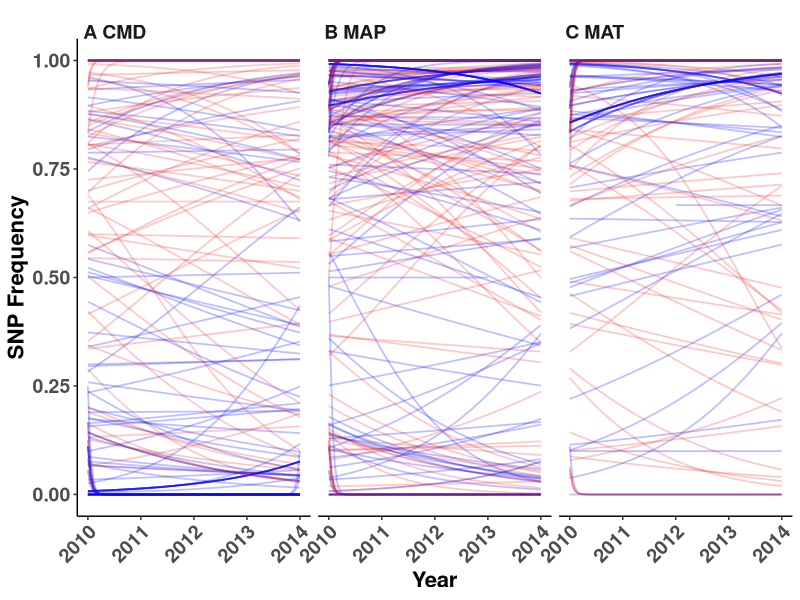
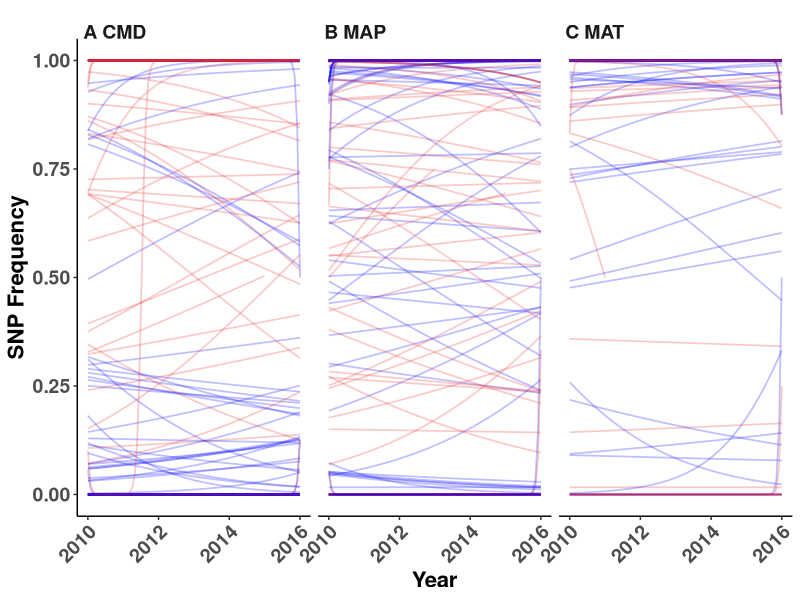
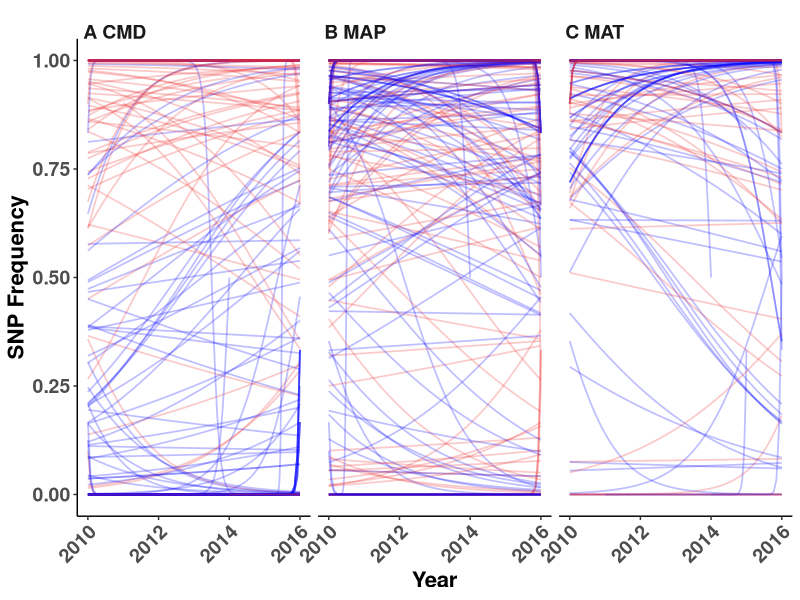
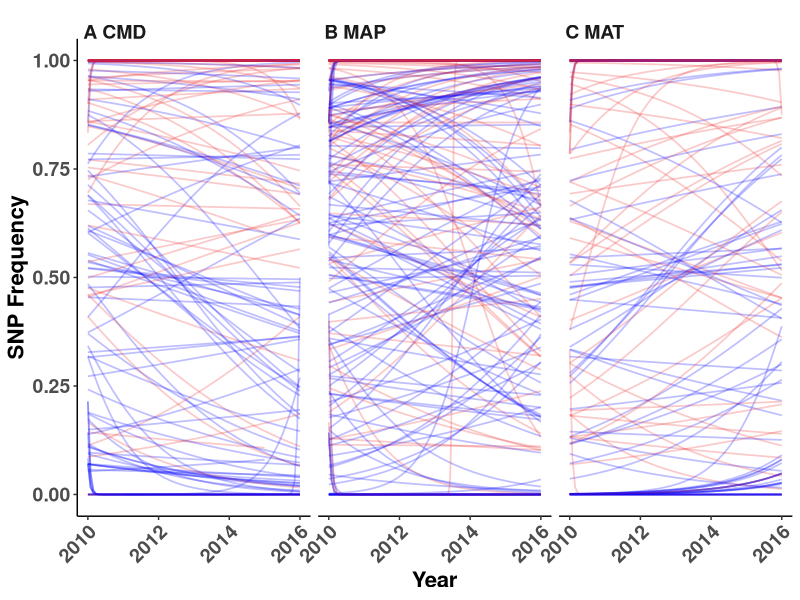
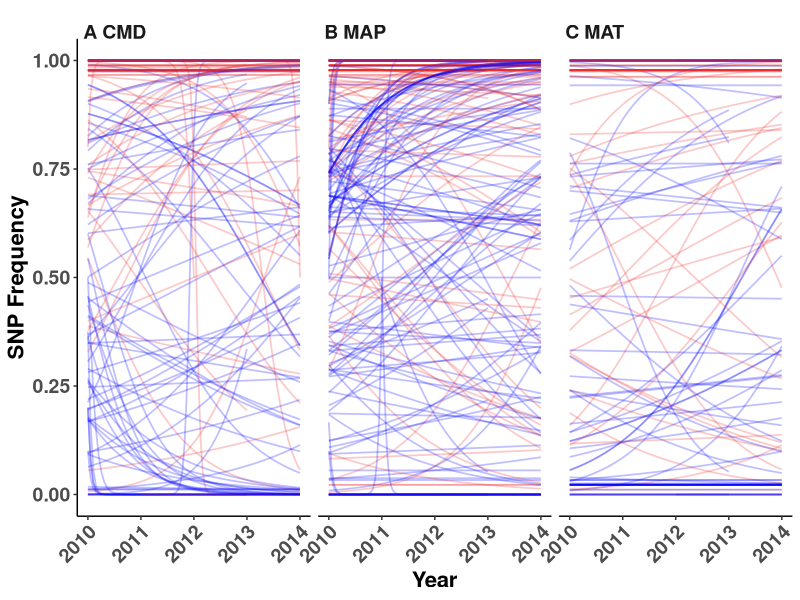
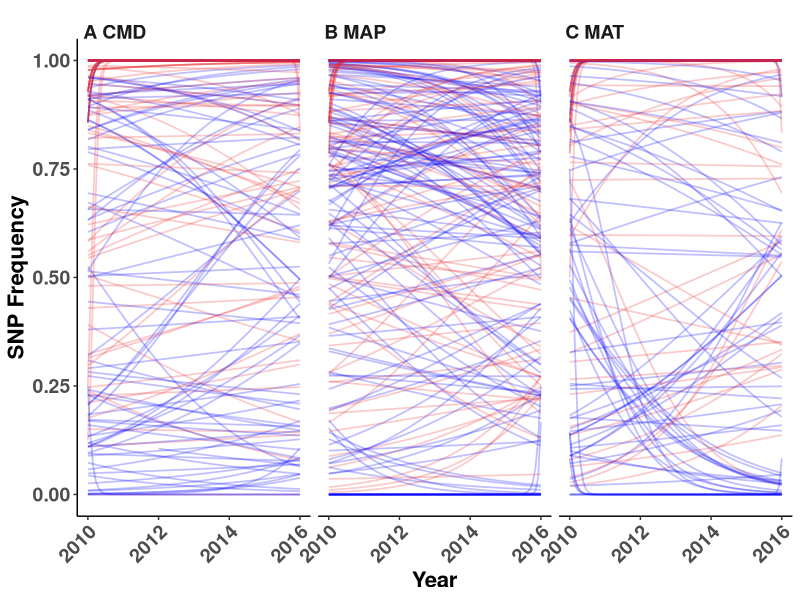
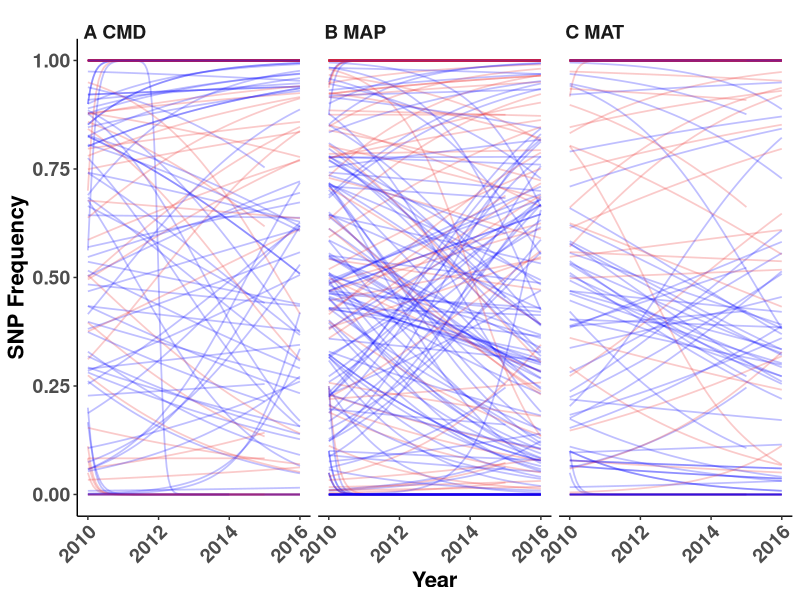
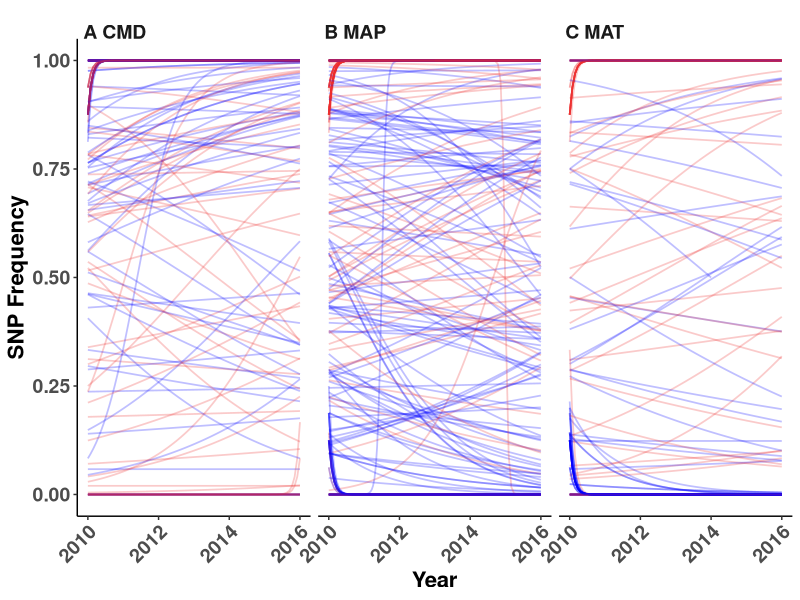

Reproduce these figures in R, in order.
##################################################################################
## Regression plots of BF>20 SNPs for random and observed
## Author Daniel Anstett
## 
## 
## Last Modified May 19, 2021
###################################################################################
#Import libraries
library(tidyverse)

#Import timeseries frequencies
freq_mat <- read_csv("Genomics_scripts/Data/freq_MAT_peakbf5.csv")
freq_map <- read_csv("Genomics_scripts/Data/freq_MAP_peakbf5.csv")
freq_cmd <- read_csv("Genomics_scripts/Data/freq_CMD_peakbf5.csv")

#Gather data frames
freq_mat <- freq_mat %>% gather(SNP_ID,SNP_Freq,3:dim(freq_mat)[2])
freq_map <- freq_map %>% gather(SNP_ID,SNP_Freq,3:dim(freq_map)[2])
freq_cmd <- freq_cmd %>% gather(SNP_ID,SNP_Freq,3:dim(freq_cmd)[2])

#Import gathered rand (seed=1) data frame from 6.3
rand_mat <- read_csv("Genomics_scripts/Data/rand_gathered_mat_peakbf5.csv")
rand_map <- read_csv("Genomics_scripts/Data/rand_gathered_map_peakbf5.csv")
rand_cmd <- read_csv("Genomics_scripts/Data/rand_gathered_cmd_peakbf5.csv")


#Add Type
freq_mat$Type <- "Climate Associated"
freq_map$Type <- "Climate Associated"
freq_cmd$Type <- "Climate Associated"

rand_mat$Type <- "Random"
rand_map$Type <- "Random"
rand_cmd$Type <- "Random"

#Merge Climate Associated and Random
joint_mat <- rbind(freq_mat,rand_mat)
joint_map <- rbind(freq_map,rand_map)
joint_cmd <- rbind(freq_cmd,rand_cmd)

#Add env info
joint_mat$env <- "mat"
joint_map$env <- "map"
joint_cmd$env <- "cmd"

#Join
joint_env <- rbind(joint_mat,joint_map,joint_cmd)

#Make categorical variable for frequency bin
joint_env <- joint_env %>% 
  group_by(Site) %>% 
  mutate(Base_Year = min(Year)) 

freq_bin_calc <- joint_env %>% 
  group_by(Site, Type, env) %>% 
  filter(Year==Base_Year) %>% 
  mutate(SNP_Freq_Bin = cut(SNP_Freq,5, labels=c("0-0.2","0.2-0.4","0.4-0.6","0.6-0.8","0.8-1.0")))

joint_env <- left_join(joint_env, freq_bin_calc) %>% 
  group_by(Site, Type, env, SNP_ID) %>% 
  mutate(SNP_Freq_Bin2 = first(SNP_Freq_Bin))

###################################################################################
#Setup plots
joint_env_p1 <- joint_env %>% filter(Site==1)
joint_env_p2 <- joint_env %>% filter(Site==2)
joint_env_p3 <- joint_env %>% filter(Site==3)
joint_env_p4 <- joint_env %>% filter(Site==4)
joint_env_p5 <- joint_env %>% filter(Site==5)
joint_env_p6 <- joint_env %>% filter(Site==6)
joint_env_p7 <- joint_env %>% filter(Site==7)
joint_env_p8 <- joint_env %>% filter(Site==8)
joint_env_p9 <- joint_env %>% filter(Site==9)
joint_env_p10 <- joint_env %>% filter(Site==10)
joint_env_p11 <- joint_env %>% filter(Site==11)
joint_env_p12 <- joint_env %>% filter(Site==12)


###################################################################################
#For Paper
env_labs<-c("cmd"="A CMD",
            "map"="B MAP",
            "mat"="C MAT")
#p1
ggplot(data=joint_env_p1,aes(Year,SNP_Freq,group=SNP_ID,color=Type)) + 
  geom_line(stat="smooth",method = "glm", 
            method.args = list(family = "binomial"), 
            se = F, alpha=.25,cex=0.6) + theme_classic() +
  labs(y="SNP Frequency",x="Year") + scale_color_manual(values=c("blue","firebrick2")) + theme(
    legend.position = "none",
    axis.text.x = element_text(size = 14, face = "bold", angle = 45,hjust = 1, vjust = 1), 
    axis.title = element_text(size =16, face = "bold"), 
    axis.text.y = element_text(size = 14, face = "bold")) + 
  facet_wrap(.~env,labeller = labeller(env=env_labs)) +
  theme(legend.title = element_blank(),
        legend.text = element_text(size=12,face="bold"),
        strip.background = element_blank(), 
        strip.text.x=element_text(size=14,face="bold",hjust=0,vjust=-1.2))
ggsave("Graphs_Oct_22/2_01env_both_freqchange_paper_p1.pdf",width=12, height = 6, units = "in")


#p12
ggplot(data=joint_env_p12,aes(Year,SNP_Freq,group=SNP_ID,color=Type)) + 
  geom_line(stat="smooth",method = "glm", 
            method.args = list(family = "binomial"), 
            se = F, alpha=.25,cex=0.6) + theme_classic() +
  labs(y="SNP Frequency",x="Year") + scale_color_manual(values=c("blue","firebrick2")) + theme(
    legend.position = "none",
    axis.text.x = element_text(size = 14, face = "bold", angle = 45,hjust = 1, vjust = 1), 
    axis.title = element_text(size =16, face = "bold"), 
    axis.text.y = element_text(size = 14, face = "bold")) + 
  facet_wrap(.~env,labeller = labeller(env=env_labs)) +
  theme(legend.title = element_blank(),
        legend.text = element_text(size=12,face="bold"),
        strip.background = element_blank(), 
        strip.text.x=element_text(size=14,face="bold",hjust=0,vjust=-1.2))
ggsave("Graphs_Oct_22/2_02env_both_freqchange_paper_p12.pdf",width=12, height = 6, units = "in")



#p2
ggplot(data=joint_env_p2,aes(Year,SNP_Freq,group=SNP_ID,color=Type)) + 
  geom_line(stat="smooth",method = "glm", 
            method.args = list(family = "binomial"), 
            se = F, alpha=.25,cex=0.6) + theme_classic() +
  labs(y="SNP Frequency",x="Year") + scale_color_manual(values=c("blue","firebrick2")) + theme(
    legend.position = "none",
    axis.text.x = element_text(size = 14, face = "bold", angle = 45,hjust = 1, vjust = 1), 
    axis.title = element_text(size =16, face = "bold"), 
    axis.text.y = element_text(size = 14, face = "bold")) + 
  facet_wrap(.~env,labeller = labeller(env=env_labs)) +
  theme(legend.title = element_blank(),
        legend.text = element_text(size=12,face="bold"),
        strip.background = element_blank(), 
        strip.text.x=element_text(size=14,face="bold",hjust=0,vjust=-1.2))
ggsave("Graphs_Oct_22/2_03env_both_freqchange_paper_p2.pdf",width=12, height = 6, units = "in")

#p3
ggplot(data=joint_env_p3,aes(Year,SNP_Freq,group=SNP_ID,color=Type)) + 
  geom_line(stat="smooth",method = "glm", 
            method.args = list(family = "binomial"), 
            se = F, alpha=.25,cex=0.6) + theme_classic() +
  labs(y="SNP Frequency",x="Year") + scale_color_manual(values=c("blue","firebrick2")) + theme(
    legend.position = "none",
    axis.text.x = element_text(size = 14, face = "bold", angle = 45,hjust = 1, vjust = 1), 
    axis.title = element_text(size =16, face = "bold"), 
    axis.text.y = element_text(size = 14, face = "bold")) + 
  facet_wrap(.~env,labeller = labeller(env=env_labs)) +
  theme(legend.title = element_blank(),
        legend.text = element_text(size=12,face="bold"),
        strip.background = element_blank(), 
        strip.text.x=element_text(size=14,face="bold",hjust=0,vjust=-1.2))
ggsave("Graphs_Oct_22/2_04env_both_freqchange_paper_p3.pdf",width=12, height = 6, units = "in")

#p4
ggplot(data=joint_env_p4,aes(Year,SNP_Freq,group=SNP_ID,color=Type)) + 
  geom_line(stat="smooth",method = "glm", 
            method.args = list(family = "binomial"), 
            se = F, alpha=.25,cex=0.6) + theme_classic() +
  labs(y="SNP Frequency",x="Year") + scale_color_manual(values=c("blue","firebrick2")) + theme(
    legend.position = "none",
    axis.text.x = element_text(size = 14, face = "bold", angle = 45,hjust = 1, vjust = 1), 
    axis.title = element_text(size =16, face = "bold"), 
    axis.text.y = element_text(size = 14, face = "bold")) + 
  facet_wrap(.~env,labeller = labeller(env=env_labs)) +
  theme(legend.title = element_blank(),
        legend.text = element_text(size=12,face="bold"),
        strip.background = element_blank(), 
        strip.text.x=element_text(size=14,face="bold",hjust=0,vjust=-1.2))
ggsave("Graphs_Oct_22/2_05env_both_freqchange_paper_p4.pdf",width=12, height = 6, units = "in")

#p5
ggplot(data=joint_env_p5,aes(Year,SNP_Freq,group=SNP_ID,color=Type)) + 
  geom_line(stat="smooth",method = "glm", 
            method.args = list(family = "binomial"), 
            se = F, alpha=.25,cex=0.6) + theme_classic() +
  labs(y="SNP Frequency",x="Year") + scale_color_manual(values=c("blue","firebrick2")) + theme(
    legend.position = "none",
    axis.text.x = element_text(size = 14, face = "bold", angle = 45,hjust = 1, vjust = 1), 
    axis.title = element_text(size =16, face = "bold"), 
    axis.text.y = element_text(size = 14, face = "bold")) + 
  facet_wrap(.~env,labeller = labeller(env=env_labs)) +
  theme(legend.title = element_blank(),
        legend.text = element_text(size=12,face="bold"),
        strip.background = element_blank(), 
        strip.text.x=element_text(size=14,face="bold",hjust=0,vjust=-1.2))
ggsave("Graphs_Oct_22/2_06env_both_freqchange_paper_p5.pdf",width=12, height = 6, units = "in")

#p6
ggplot(data=joint_env_p6,aes(Year,SNP_Freq,group=SNP_ID,color=Type)) + 
  geom_line(stat="smooth",method = "glm", 
            method.args = list(family = "binomial"), 
            se = F, alpha=.25,cex=0.6) + theme_classic() +
  labs(y="SNP Frequency",x="Year") + scale_color_manual(values=c("blue","firebrick2")) + theme(
    legend.position = "none",
    axis.text.x = element_text(size = 14, face = "bold", angle = 45,hjust = 1, vjust = 1), 
    axis.title = element_text(size =16, face = "bold"), 
    axis.text.y = element_text(size = 14, face = "bold")) + 
  facet_wrap(.~env,labeller = labeller(env=env_labs)) +
  theme(legend.title = element_blank(),
        legend.text = element_text(size=12,face="bold"),
        strip.background = element_blank(), 
        strip.text.x=element_text(size=14,face="bold",hjust=0,vjust=-1.2))
ggsave("Graphs_Oct_22/2_07env_both_freqchange_paper_p6.pdf",width=12, height = 6, units = "in")

#p7
ggplot(data=joint_env_p7,aes(Year,SNP_Freq,group=SNP_ID,color=Type)) + 
  geom_line(stat="smooth",method = "glm", 
            method.args = list(family = "binomial"), 
            se = F, alpha=.25,cex=0.6) + theme_classic() +
  labs(y="SNP Frequency",x="Year") + scale_color_manual(values=c("blue","firebrick2")) + theme(
    legend.position = "none",
    axis.text.x = element_text(size = 14, face = "bold", angle = 45,hjust = 1, vjust = 1), 
    axis.title = element_text(size =16, face = "bold"), 
    axis.text.y = element_text(size = 14, face = "bold")) + 
  facet_wrap(.~env,labeller = labeller(env=env_labs)) +
  theme(legend.title = element_blank(),
        legend.text = element_text(size=12,face="bold"),
        strip.background = element_blank(), 
        strip.text.x=element_text(size=14,face="bold",hjust=0,vjust=-1.2))
ggsave("Graphs_Oct_22/2_08env_both_freqchange_paper_p7.pdf",width=12, height = 6, units = "in")

#p8
ggplot(data=joint_env_p8,aes(Year,SNP_Freq,group=SNP_ID,color=Type)) + 
  geom_line(stat="smooth",method = "glm", 
            method.args = list(family = "binomial"), 
            se = F, alpha=.25,cex=0.6) + theme_classic() +
  labs(y="SNP Frequency",x="Year") + scale_color_manual(values=c("blue","firebrick2")) + theme(
    legend.position = "none",
    axis.text.x = element_text(size = 14, face = "bold", angle = 45,hjust = 1, vjust = 1), 
    axis.title = element_text(size =16, face = "bold"), 
    axis.text.y = element_text(size = 14, face = "bold")) + 
  facet_wrap(.~env,labeller = labeller(env=env_labs)) +
  theme(legend.title = element_blank(),
        legend.text = element_text(size=12,face="bold"),
        strip.background = element_blank(), 
        strip.text.x=element_text(size=14,face="bold",hjust=0,vjust=-1.2))
ggsave("Graphs_Oct_22/2_09env_both_freqchange_paper_p8.pdf",width=12, height = 6, units = "in")

#p9
ggplot(data=joint_env_p9,aes(Year,SNP_Freq,group=SNP_ID,color=Type)) + 
  geom_line(stat="smooth",method = "glm", 
            method.args = list(family = "binomial"), 
            se = F, alpha=.25,cex=0.6) + theme_classic() +
  labs(y="SNP Frequency",x="Year") + scale_color_manual(values=c("blue","firebrick2")) + theme(
    legend.position = "none",
    axis.text.x = element_text(size = 14, face = "bold", angle = 45,hjust = 1, vjust = 1), 
    axis.title = element_text(size =16, face = "bold"), 
    axis.text.y = element_text(size = 14, face = "bold")) + 
  facet_wrap(.~env,labeller = labeller(env=env_labs)) +
  theme(legend.title = element_blank(),
        legend.text = element_text(size=12,face="bold"),
        strip.background = element_blank(), 
        strip.text.x=element_text(size=14,face="bold",hjust=0,vjust=-1.2))
ggsave("Graphs_Oct_22/2_10env_both_freqchange_paper_p9.pdf",width=12, height = 6, units = "in")

#p10
ggplot(data=joint_env_p10,aes(Year,SNP_Freq,group=SNP_ID,color=Type)) + 
  geom_line(stat="smooth",method = "glm", 
            method.args = list(family = "binomial"), 
            se = F, alpha=.25,cex=0.6) + theme_classic() +
  labs(y="SNP Frequency",x="Year") + scale_color_manual(values=c("blue","firebrick2")) + theme(
    legend.position = "none",
    axis.text.x = element_text(size = 14, face = "bold", angle = 45,hjust = 1, vjust = 1), 
    axis.title = element_text(size =16, face = "bold"), 
    axis.text.y = element_text(size = 14, face = "bold")) + 
  facet_wrap(.~env,labeller = labeller(env=env_labs)) +
  theme(legend.title = element_blank(),
        legend.text = element_text(size=12,face="bold"),
        strip.background = element_blank(), 
        strip.text.x=element_text(size=14,face="bold",hjust=0,vjust=-1.2))
ggsave("Graphs_Oct_22/2_11env_both_freqchange_paper_p10.pdf",width=12, height = 6, units = "in")

#p11
ggplot(data=joint_env_p11,aes(Year,SNP_Freq,group=SNP_ID,color=Type)) + 
  geom_line(stat="smooth",method = "glm", 
            method.args = list(family = "binomial"), 
            se = F, alpha=.25,cex=0.6) + theme_classic() +
  labs(y="SNP Frequency",x="Year") + scale_color_manual(values=c("blue","firebrick2")) + theme(
    legend.position = "none",
    axis.text.x = element_text(size = 14, face = "bold", angle = 45,hjust = 1, vjust = 1), 
    axis.title = element_text(size =16, face = "bold"), 
    axis.text.y = element_text(size = 14, face = "bold")) + 
  facet_wrap(.~env,labeller = labeller(env=env_labs)) +
  theme(legend.title = element_blank(),
        legend.text = element_text(size=12,face="bold"),
        strip.background = element_blank(), 
        strip.text.x=element_text(size=14,face="bold",hjust=0,vjust=-1.2))
ggsave("Graphs_Oct_22/2_12env_both_freqchange_paper_p11.pdf",width=12, height = 6, units = "in")












